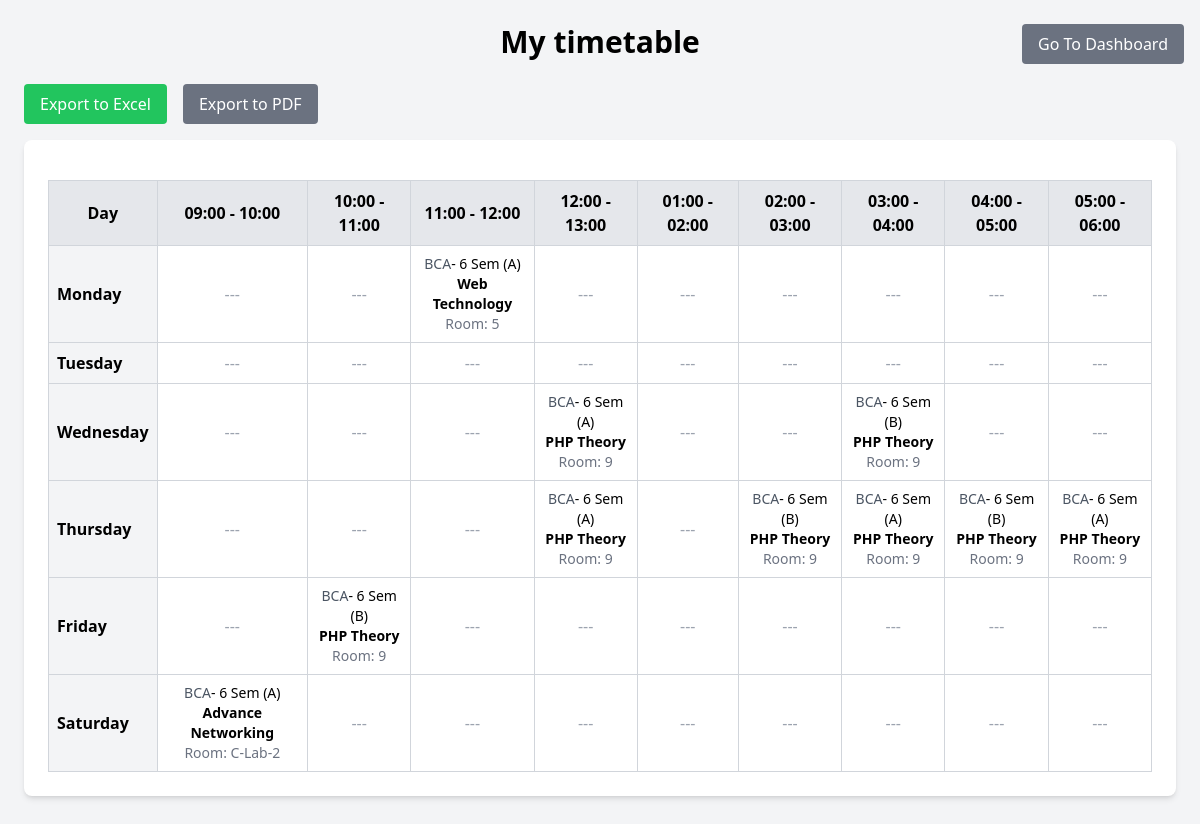
The page /src/views/teacher/teacherTimetable.php?id=9 (signed in) on the database its author committed.
### tables this page shows
CREATE TABLE `timetable` (
  `id` int(11) NOT NULL,
  `subject_id` int(11) NOT NULL,
  `teacher_id` int(11) NOT NULL,
  `classroom_id` int(11) NOT NULL,
  `day` enum('Monday','Tuesday','Wednesday','Thursday','Friday','Saturday') NOT NULL,
  `start_time` time NOT NULL,
  `end_time` time NOT NULL,
  `combination_id` int(11) NOT NULL,
  `section` varchar(50) NOT NULL
);

CREATE TABLE `combinations` (
  `id` int(11) NOT NULL,
  `name` varchar(100) NOT NULL,
  `department` varchar(100) NOT NULL,
  `semester` int(11) NOT NULL,
  `sections` longtext DEFAULT NULL CHECK (json_valid(`sections`))
);

CREATE TABLE `subjects` (
  `id` int(11) NOT NULL,
  `name` varchar(100) NOT NULL,
  `min_classes_per_week` int(11) NOT NULL,
  `type` enum('theory','lab') NOT NULL,
  `duration` int(11) UNSIGNED DEFAULT NULL,
  `combination_id` int(11) NOT NULL
);

CREATE TABLE `classrooms` (
  `id` int(11) NOT NULL,
  `room_no` varchar(10) NOT NULL,
  `type` enum('theory','lab') NOT NULL
);

### src/models/Timetable.php (called while the page is built, shortened)
<?php
class Timetable
{
    private $conn;
    public function __construct($db)
    {
        $this->conn = $db;
    }
    public function getTimetableGrid()
    {
        $query = "
            SELECT tt.day, tt.start_time, tt.end_time,
                   s.name AS subject, t.name AS teacher, cr.room_no AS classroom , c.name AS combination,c.semester AS semester
            FROM timetable tt
            JOIN subjects s ON tt.subject_id = s.id
            JOIN teachers t ON tt.teacher_id = t.id
            JOIN classrooms cr ON tt.classroom_id = cr.id
            JOIN combinations c ON tt.combination_id = c.id
            ORDER BY tt.day, tt.start_time;
        ";
        $stmt = $this->conn->prepare($query);
        $stmt->execute();
        $timetable = $stmt->fetchAll(PDO::FETCH_ASSOC);
        $formatted = [];
        foreach ($timetable as $row) {
            $time_slot = date("H:i", strtotime($row['start_time'])) . " - " . date("H:i", strtotime($row['end_time']));
            $formatted[$row['day']][$time_slot] = [
                "subject" => $row["subject"],
                "teacher" => $row["teacher"],
                "classroom" => $row["classroom"],
                "combination" => $row["combination"],
                "semester" => $row["semester"]
            ];
        }
        return $formatted;
    }
    public function getTimetableByTeacherId($teacher_id)
    {
        $query = "
    SELECT  tt.id AS entry_id, tt.day, tt.start_time, tt.end_time,
           s.name AS subject, c.name AS combination, c.semester AS semester, cr.room_no AS classroom, tt.section
    FROM timetable tt
    JOIN subjects s ON tt.subject_id = s.id
    JOIN combinations c ON tt.combination_id = c.id
    JOIN classrooms cr ON tt.classroom_id = cr.id
    WHERE tt.teacher_id = :teacher_id
    ";
        $stmt = $this->conn->prepare($query);
        $stmt->bindParam(":teacher_id", $teacher_id);
        $stmt->execute();
        $timetable = $stmt->fetchAll(PDO::FETCH_ASSOC);
        $formatted = [];
        foreach ($timetable as $row) {
            $time_slot = date("H:i", strtotime($row['start_time'])) . " - " . date("H:i", strtotime($row['end_time']));
            $formatted[$row['day']][$time_slot] = [
                "entry_id" => $row['entry_id'],
                "subject" => $row["subject"],
                "combination" => $row["combination"],
                "semester" => $row['semester'],
                "classroom" => $row["classroom"],
                "section" => $row['section'],
                    "day" => $row['day'],
                "start_time" => $row['start_time'],
                "end_time" => $row['end_time']
            ];
        }
        return $formatted;
    }
}

### src/views/teacher/teacherTimetable.php (the view, shortened to what this page needs)
<?php
include_once "../../models/Timetable.php";
$database = new Database();
$db = $database->getConnection();
$timetable = new Timetable($db);
$timetable_data = $timetable->getTimetableGrid();
$time_slots =  ['09:00 - 10:00', '10:00 - 11:00', '11:00 - 12:00', '12:00 - 13:00', '01:00 - 02:00', '02:00 - 03:00', '03:00 - 04:00', '04:00 - 05:00','05:00 - 06:00'];
$days = ['Monday', 'Tuesday', 'Wednesday', 'Thursday', 'Friday', 'Saturday'];
?>
<!DOCTYPE html>
<html lang="en">
<head>
    <script src="https://cdn.tailwindcss.com"></script>
</head>
<body class="bg-gray-100 p-6">
    <div class="max-w-7xl mx-auto">
        <button onclick="window.location.href = '/timetable_generator/src/views/teacher/dashboard.php'" class=" absolute t-0 right-0 mr-4 bg-gray-500 text-white px-4 py-2 rounded hover:bg-gray-600 mb-4">Go To Dashboard</button>
        <h1 class="text-3xl font-bold mb-6 text-center">My timetable</h1>
        <div class="flex space-x-4 mb-4">
            <a href="../../controllers/exportTimetable.php?type=excel" class="bg-green-500 text-white px-4 py-2 rounded hover:bg-green-600">Export to Excel</a>
            <a href="../../controllers/exportTimetable.php?type=pdf" class="bg-gray-500 text-white px-4 py-2 rounded hover:bg-gray-600">Export to PDF</a>
        </div>
            <div class="max-w-6xl mx-auto bg-white p-6 rounded-lg shadow-md mb-6">
                <?php $data = $timetable->getTimetableByTeacherId($_GET['id']); ?>
                <table class="w-full border-collapse border border-gray-300">
                    <thead>
                        <tr class="bg-gray-200">
                            <th class="border border-gray-300 p-2">Day</th>
                            <?php foreach ($time_slots as $slot) : ?>
                                <th class="border border-gray-300 p-2"><?= htmlspecialchars($slot); ?></th>
                            <?php endforeach; ?>
                        </tr>
                    </thead>
                    <tbody>
                        <?php foreach ($days as $day) : ?>
                            <tr>
                                <td class="border border-gray-300 p-2 bg-gray-100 font-bold"><?= htmlspecialchars($day); ?></td>
                                <?php foreach ($time_slots as $slot) : ?>
                                    <?php if (isset($data[$day][$slot])) :
                                        $entry = $data[$day][$slot]; ?>
                                        <td class="border border-gray-300 p-2 text-sm text-center">
                                        <span class="text-gray-600"><?= htmlspecialchars($entry['combination']); ?></span>- <?= htmlspecialchars($entry['semester']); ?> Sem (<?=htmlspecialchars($entry['section']) ?>) <br>
                                            <b><?= htmlspecialchars($entry['subject']); ?></b><br>
                                            <span class="text-gray-500">Room: <?= htmlspecialchars($entry['classroom']); ?></span><br>
                                        </td>
                                    <?php else : ?>
                                        <td class="border border-gray-300 p-2 text-center text-gray-400">---</td>
                                    <?php endif; ?>
                                <?php endforeach; ?>
                            </tr>
                        <?php endforeach; ?>
                    </tbody>
                </table>
            </div>
    </div>
</body>
</html>

### rows shown on the page
timetable: combination.name "BCA", combination.semester "6", section "A", subject.name "Web Technology", classroom.room_no "5"
timetable: combination.name "BCA", combination.semester "6", section "A", subject.name "PHP Theory", classroom.room_no "9"
timetable: combination.name "BCA", combination.semester "6", section "B", subject.name "PHP Theory", classroom.room_no "9"
timetable: combination.name "BCA", combination.semester "6", section "A", subject.name "PHP Theory", classroom.room_no "9"
timetable: combination.name "BCA", combination.semester "6", section "B", subject.name "PHP Theory", classroom.room_no "9"
timetable: combination.name "BCA", combination.semester "6", section "A", subject.name "PHP Theory", classroom.room_no "9"
timetable: combination.name "BCA", combination.semester "6", section "B", subject.name "PHP Theory", classroom.room_no "9"
timetable: combination.name "BCA", combination.semester "6", section "A", subject.name "PHP Theory", classroom.room_no "9"
timetable: combination.name "BCA", combination.semester "6", section "B", subject.name "PHP Theory", classroom.room_no "9"
timetable: combination.name "BCA", combination.semester "6", section "A", subject.name "Advance Networking", classroom.room_no "C-Lab-2"

### other values the page prints
$slot "09:00 - 10:00"
$slot "10:00 - 11:00"
$slot "11:00 - 12:00"
$slot "12:00 - 13:00"
$slot "01:00 - 02:00"
$slot "02:00 - 03:00"
$slot "03:00 - 04:00"
$slot "04:00 - 05:00"
$slot "05:00 - 06:00"
$day "Monday"
$day "Tuesday"
$day "Wednesday"
$day "Thursday"
$day "Friday"
$day "Saturday"
